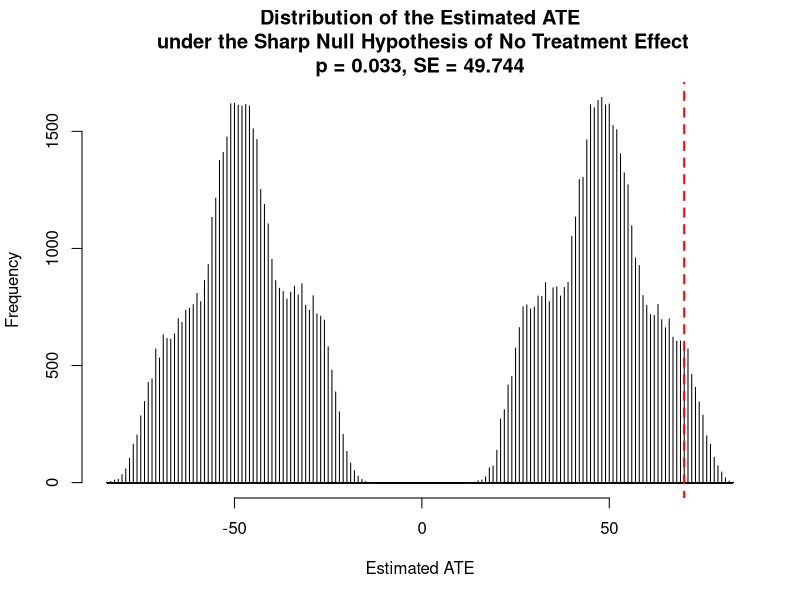

This figure's R source:
# Guide: Use the yourdata.csv template for your data. Then run all code, all output will be in graphic display. Red dotted line indicates actual estimated ATE.
# For problems or questions with the code, contact peter.aronow@yale.edu

# Data Import

dataf <- read.csv("donations.csv") # enter your file name here

# Advanced Options

numiter <- 100000 # number of RI iterations. Use more for greater precision, fewer for greater speed.
set.seed(1234567) # set random number seed (so that results can be replicated)

# Compute RI Distribution

Y <- dataf$Y
Z <- dataf$Z

denom <- var(Z)
tau <- cov(Y,Z)/denom

tauRI <- rep(NA,numiter)

for (i in 1:numiter) {

Zri <- sample(Z)
tauRI[i] <- cov(Y,Zri)/denom

if (i %% round(numiter/10) == 0) cat("Iteration",i,"of",numiter,"\n")
}

# RI distribution output

hist(tauRI,freq=TRUE,xlab="Estimated ATE",main=paste("Distribution of the Estimated ATE\n under the Sharp Null Hypothesis of No Treatment Effect\np = ",round(sum(tauRI >= tau)/numiter,3),", SE = ",round(sd(tauRI),3),sep=""),breaks=numiter,lwd=1)
lines(x=c(tau,tau),y=c(-1000,numiter*2),lwd=2,col="red",lty=2)

pvalue <- round(sum(tauRI >= tau)/numiter,3)
pvalue

# compare with traditional t-tests

t.test(Y~Z,var.equal=FALSE,alternative= "less")
t.test(Y~Z,var.equal=TRUE,alternative= "less")

# compare with regression

out.lm <- lm(Y ~ Z)
summary(out.lm)